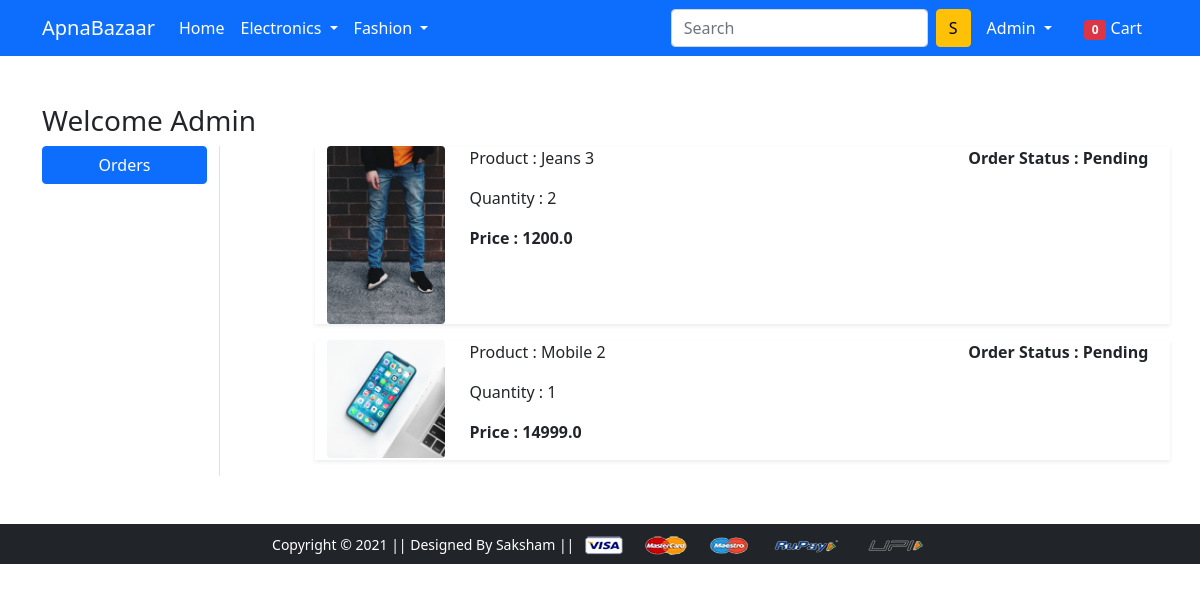
Screenshot of /orders/ (signed in) with the database file from the repository.
### app/models.py (models this page shows, shortened)
class OrderPlaced(models.Model):
    user = models.ForeignKey(User, on_delete=models.CASCADE)
    customer = models.ForeignKey(Customer, on_delete=models.CASCADE)
    product = models.ForeignKey(Product, on_delete=models.CASCADE)
    quantity = models.PositiveIntegerField(default=1)
    ordered_date = models.DateTimeField(auto_now_add=True)
    status = models.CharField(choices=STATUS_CHOICES, max_length=20, default='Pending')
    @property       #direct html will access it as item.total_cost
    def total_cost(self):
        return (self.quantity * self.product.discounted_price)

class Product(models.Model):
    title = models.CharField(max_length=100)
    selling_price = models.FloatField()
    discounted_price = models.FloatField()
    description = models.TextField()
    brand = models.CharField(max_length=100)
    category = models.CharField(choices=CATEGORY_CHOICES, max_length=2)
    product_image = models.ImageField(upload_to='productimg')

### app/views.py (the view)
# urls.py: path('orders/', views.orders, name='orders'),
@login_required
def orders(request):
    op = OrderPlaced.objects.filter(user=request.user)
    totalitem=len(Cart.objects.filter(user=request.user))
    return render(request, 'app/orders.html', {'ordered_placed':op,'totalitem':totalitem})

### app/templates/app/orders.html (shortened to what this page needs)
{% extends 'app/base.html' %}
{% load static %}
{% block main-content %}
<div class="container my-5">
    <div class="row">
        <h3>Welcome <span class="text-capitalize">{{request.user}}</span></h3>
        <div class="col-sm-2 border-end">
            <ul class="list-unstyled">
                <li class="d-grid"><a href="{% url 'orders' %}" class="btn btn-primary">Orders</a></li>
            </ul>
        </div>
        <div class="col-sm-9 offset-sm-1">
            {% for item in ordered_placed %}
            <div class="row shadow-sm mb-3">
                <div class="col-sm-2">
                    <img src="{{item.product.product_image.url}}" class="rounded img-fluid" width="150" height="150" alt="">
                </div>
                <div class="col-sm-7">
                    <p>Product : {{item.product.title}}</p>
                    <p>Quantity : {{item.quantity}}</p>
                    <p class="fw-bold">Price : {{item.total_cost}}</p>
                </div>
                <div class="col-sm-3 fw-bold">
                    <p>Order Status : {{item.status}}</p>
                </div>
            </div>
                {% endfor %}
        </div>
    </div>
</div>
{% endblock main-content %}

### app/templates/app/base.html (shortened to what this page needs)
<!doctype html>
{% load static %}
<html lang="en">
  <head>
    <link href="https://cdn.jsdelivr.net/npm/bootstrap@5.0.0-beta1/dist/css/bootstrap.min.css" rel="stylesheet">
    <link rel="stylesheet" href="{% static 'app/css/owl.carousel.min.css' %}">
    <link rel="stylesheet" href="{% static 'app/css/all.min.css' %}">
    <link rel="stylesheet" href="{% static 'app/css/style.css' %}">
  </head>
  <body>
    <nav class="navbar navbar-expand-lg navbar-dark bg-primary">
     <div class="container">
       <a class="navbar-brand" href="/">ApnaBazaar</a>
       <div class="collapse navbar-collapse" id="navbarSupportedContent">
         <ul class="navbar-nav me-auto mb-2 mb-lg-0">
           <li class="nav-item">
             <a class="nav-link active" aria-current="page" href="/">Home</a>
           </li>
           <li class="nav-item dropdown">
             <a class="nav-link dropdown-toggle text-white" href="#" id="electronicsDropdown" role="button" data-bs-toggle="dropdown" aria-expanded="false">
               Electronics
             </a>
           </li>
           <li class="nav-item dropdown">
             <a class="nav-link dropdown-toggle text-white" href="#" id="fashionDropdown" role="button" data-bs-toggle="dropdown" aria-expanded="false">
               Fashion
             </a>
           </li>
         </ul>
         <form class="d-flex">
           <input class="form-control me-2" type="search" placeholder="Search" aria-label="Search">
           <button class="btn btn-warning" type="submit">S</button>
         </form>
         <div>
          <ul class="navbar-nav me-auto mb-2 mb-lg-0">
            {% if request.user.is_authenticated %}
           <li class="nav-item dropdown mx-2">
              <a class="nav-link dropdown-toggle text-white" href="#" id="profileDropdown" role="button" data-bs-toggle="dropdown" aria-expanded="false">
                <span class='text-capitalize'>{{request.user}}</span>
              </a>
            </li>
            <li class="nav-item mx-2">
             <a href="{% url 'showcart' %}" class="nav-link text-white"><span class="badge bg-danger">{{totalitem}}</span> Cart </a>
            </li>
            {% endif %}
          </ul>
         </div>
       </div>
     </div>
    </nav>
    {% block main-content %} {% endblock main-content %}
    <footer class="container-fluid bg-dark text-center p-2 mt-5">
        <small class="text-white">Copyright &copy; 2021 || Designed By Saksham || </small>
        <img src="{% static 'app/images/payment.png' %}" alt="" srcset="" class="img-fluid" height="2px">
    </footer>
  </body>
</html>

### rows the page displays
OrderPlaced: product.product_image (picture), product "Jeans 3", quantity "2", total_cost "1200.0", status "Pending"
OrderPlaced: product.product_image (picture), product "Mobile 2", quantity "1", total_cost "14999.0", status "Pending"

### other values shown
{{ request.user }} "Admin"
{{ totalitem }} "0"
